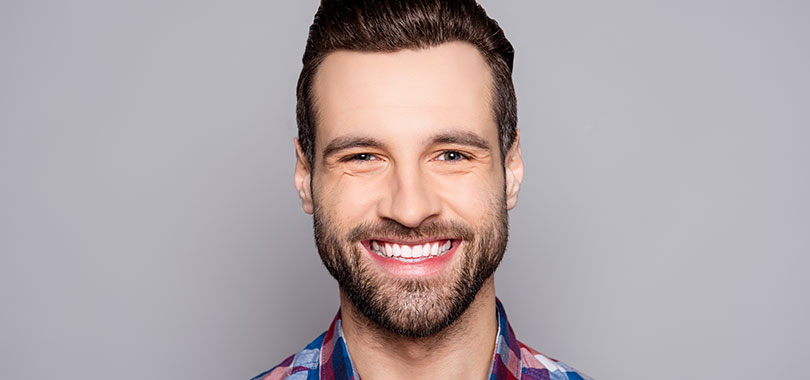
#> input picture Day5/image1.jpg, 810 x 380 px
$ jupyter execute SmileDetection.ipynb
#> lines starting #> are read from the running program, lines starting #| are printed output that depends on the picture; after the words box and inside, x2 and y2 are one past the last pixel; in counts of white or black regions, pixels touching at a corner belong together
## Smile Detection

[cell 1]
import cv2
import numpy as np
import matplotlib.pyplot as plt

[cell 2]
image=cv2.imread('image1.jpg')
#> image is the input picture: shape (380, 810, 3); mean B, G, R 166.8, 164.5, 175.2
smile_cascade=cv2.CascadeClassifier('haarcascades/haarcascade_smile.xml')
#cv2.imshow('smile',image)
#cv2.waitKey(0)
#cv2.destroyAllWindows()
plt.imshow(image)
plt.show()

[cell 3]
# Converting the image into grayscale for computation
import cv2
gray = cv2.cvtColor(image, cv2.COLOR_BGR2GRAY)
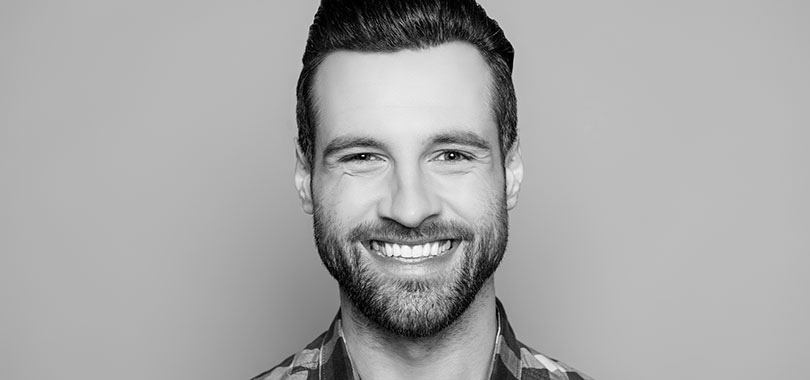
#> gray: shape (380, 810); min 0, max 255, mean 168
smiles = smile_cascade.detectMultiScale(gray, 1.3,30)
#> smiles = [[327, 221, 170, 85]]
simage=image.copy()
for (sx,sy,sw,sh) in smiles:
    cv2.rectangle(simage,(sx,sy),((sx + sw),(sy + sh)),(255,0,0),2)
#> this loop made 1 pass
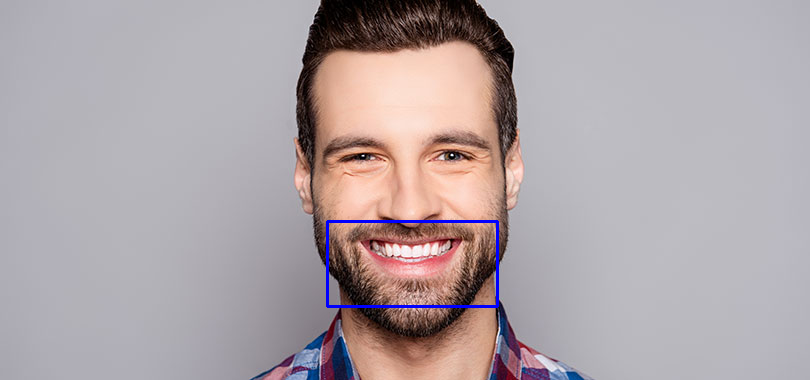
#> simage: shape (380, 810, 3); 0.5% of pixels changed, all inside (x1, y1, x2, y2) = (326, 220, 499, 308)
